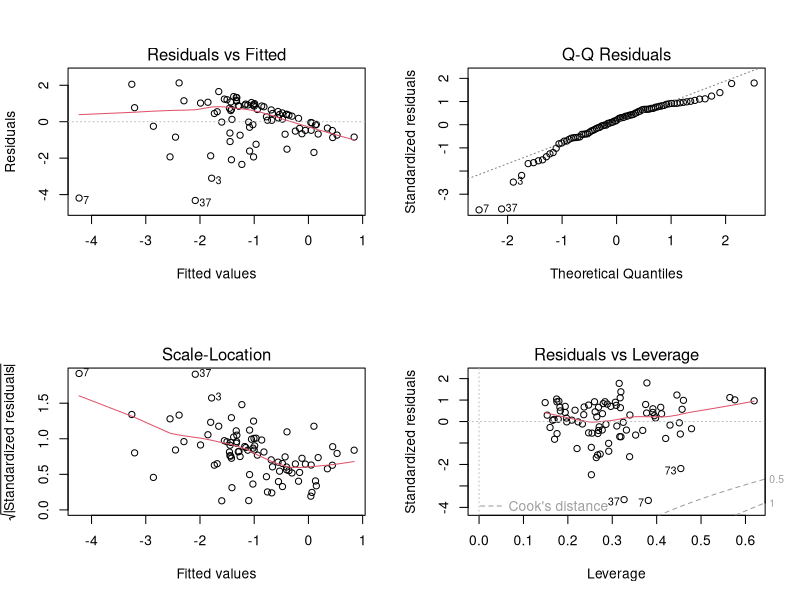

The R script that drew this image:
## ---- chunk 1
knitr::opts_chunk$set(warning=FALSE, message=FALSE, echo=FALSE)
## ---- chunk 2
library(dplyr)
mangrove <- read.csv("MFWcleaned.csv", stringsAsFactors = FALSE)
codes <- read.csv("ISOCodesAndCountryNameMatched.csv", stringsAsFactors = FALSE, na.strings = ".")
env_indicators <- read.csv("2016_epi_framework_indicator_scores_friendliest.csv", stringsAsFactors = FALSE)

# drop St. Kitts and Nevis because it's bad data
mangrove <- mangrove[-91,]
# drop Qatar, Saint Barthelemy, and Mauritania because no mangroves
mangrove <- mangrove[-c(102:104),]

# add a column to mangrove for percent change
mangrove$Percent.Change.in.Mangrove.Forest <- (mangrove$X2012 - mangrove$X2000)/mangrove$X2000*100

# only want percent change column
mangrove <- mangrove[,c(1,2,16)]

# use left join to add on ISO Alpha-3 code
indicators_w_code <- left_join(env_indicators,codes,by=c("Country"="CountryName"))
indicators_w_code <- indicators_w_code[,-c(1,40,41)]

df <- left_join(mangrove,indicators_w_code,by=c("ISO_3_Num"="NumericCode"))
## ---- chunk 3
df$Country.Name[is.na(df$Environmental.Health)]
## ---- chunk 4
# only want countries that have mangrove data and indicator data
df <- inner_join(mangrove,indicators_w_code,by=c("ISO_3_Num"="NumericCode"))
df <- df[,-2]
## ---- chunk 5
df <- df[ , -c(6:16)]
## ---- chunk 6
df[is.na(df$Nitrogen.Use.Efficiency), 18] <- mean(df$Nitrogen.Use.Efficiency, na.rm=T)

df[is.na(df$Nitrogen.Balance), 19] <- mean(df$Nitrogen.Balance,na.rm=T)
## ---- chunk 7
#The Democratic Republic of Congo has a very small coastline relative to land size, and has NAs for Fish.Stocks and Marine.Protected.Areas.  
df[44,21] <- mean(df$Fish.Stocks, na.rm=T)
df[44,24] <- mean(df$Marine.Protected.Areas, na.rm=T)

# based on imputation from metadata PDF
df[df$Country == "Dominican Republic",28]<- 100

# countries with less than 200 km^2 of tree cover weren't given a score for Tree.Cover.Loss.  I'll give them a score of zero (meaning zero loss from 2000 levels). I might try taking this column out later.
df[is.na(df$Tree.Cover.Loss), 20] <- 0
## ---- chunk 8
df <- df[,-27]
names(df)
## ---- chunk 9
fit <- lm(Percent.Change.in.Mangrove.Forest ~ . - ISO_3_Num - Country, data = df)
#summary(fit)$coefficients
## ---- chunk 10
x <- order(abs(dffits(fit)),decreasing=T)
Country <- df$Country[x[1:6]]
dffits <- round(dffits(fit)[x[1:6]],digits=3)
MangChange <- round(df$Percent.Change.in.Mangrove.Forest[x[1:6]],digits=3)
as.data.frame(rbind(Country,dffits,MangChange))
## ---- chunk 11
x <- order(cooks.distance(fit), decreasing=T)
Country <- df$Country[x[1:6]]
CooksDist <- round(cooks.distance(fit)[x[1:6]],digits=9)
as.data.frame(rbind(Country, CooksDist))

## ---- chunk 12
par(mfrow = c(2,2))
plot(fit)
## ---- chunk 13
df_short <- df[-c(7,37,73,3),]
fit2 <- lm(Percent.Change.in.Mangrove.Forest ~ . - ISO_3_Num - Country, data = df_short)
summary(fit2)$coefficients[,c(1,4)]
